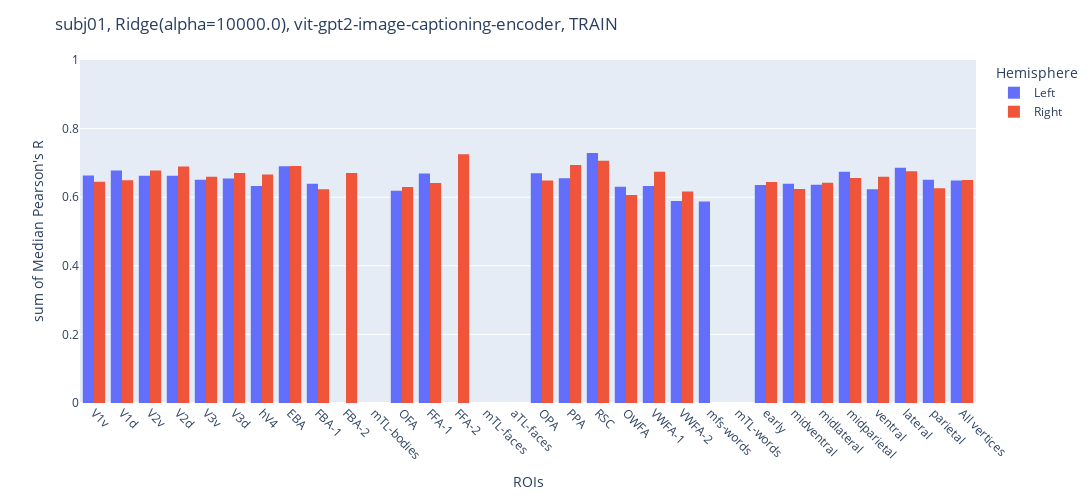

The cell this chart's notebook holds for it:
### Code cell
histogram(DATA_PATH, lh_correlation_train, rh_correlation_train,
          "{}, Ridge(alpha={}), {}-{}, TRAIN".format(SUBJ, 1e4, EXTRACTOR, "+".join(LAYER)))

### Figure 1 — Plotly figure (JSON) as saved in the notebook; plotly's stock layout.template omitted (floating-point values rounded to 4 significant figures)
{"data": [{"alignmentgroup": "True", "bingroup": "x", "histfunc": "sum", "hovertemplate": "Hemisphere=Left<br>ROIs=%{x}<br>sum of Median Pearson's R=%{y}<extra></extra>", "legendgroup": "Left", "marker": {"color": "#636efa", "pattern": {"shape": ""}}, "name": "Left", "offsetgroup": "Left", "orientation": "v", "showlegend": true, "type": "histogram", "x": ["V1v", "V1d", "V2v", "V2d", "V3v", "V3d", "hV4", "EBA", "FBA-1", "FBA-2", "mTL-bodies", "OFA", "FFA-1", "FFA-2", "mTL-faces", "aTL-faces", "OPA", "PPA", "RSC", "OWFA", "VWFA-1", "VWFA-2", "mfs-words", "mTL-words", "early", "midventral", "midlateral", "midparietal", "ventral", "lateral", "parietal", "All vertices"], "xaxis": "x", "y": [0.6629, 0.6781, 0.6622, 0.6628, 0.6506, 0.6545, 0.633, 0.6903, 0.6395, null, null, 0.6189, 0.669, null, null, null, 0.6702, 0.6555, 0.729, 0.6306, 0.6325, 0.5886, 0.5877, null, 0.6355, 0.6392, 0.6362, 0.6743, 0.6228, 0.6856, 0.6506, 0.6485], "yaxis": "y"}, {"alignmentgroup": "True", "bingroup": "x", "histfunc": "sum", "hovertemplate": "Hemisphere=Right<br>ROIs=%{x}<br>sum of Median Pearson's R=%{y}<extra></extra>", "legendgroup": "Right", "marker": {"color": "#EF553B", "pattern": {"shape": ""}}, "name": "Right", "offsetgroup": "Right", "orientation": "v", "showlegend": true, "type": "histogram", "x": ["V1v", "V1d", "V2v", "V2d", "V3v", "V3d", "hV4", "EBA", "FBA-1", "FBA-2", "mTL-bodies", "OFA", "FFA-1", "FFA-2", "mTL-faces", "aTL-faces", "OPA", "PPA", "RSC", "OWFA", "VWFA-1", "VWFA-2", "mfs-words", "mTL-words", "early", "midventral", "midlateral", "midparietal", "ventral", "lateral", "parietal", "All vertices"], "xaxis": "x", "y": [0.645, 0.6496, 0.6779, 0.6896, 0.6597, 0.6708, 0.6665, 0.6912, 0.6232, 0.6706, null, 0.6294, 0.6415, 0.7249, null, null, 0.6488, 0.6935, 0.7066, 0.6064, 0.6742, 0.6163, null, null, 0.644, 0.6236, 0.6419, 0.6562, 0.6599, 0.6754, 0.6262, 0.6501], "yaxis": "y"}], "layout": {"barmode": "group", "height": 500, "legend": {"title": {"text": "Hemisphere"}, "tracegroupgap": 0}, "margin": {"t": 60}, "title": {"text": "subj01, Ridge(alpha=10000.0), vit-gpt2-image-captioning-encoder, TRAIN"}, "width": 1500, "xaxis": {"anchor": "y", "categoryarray": ["V1v", "V1d", "V2v", "V2d", "V3v", "V3d", "hV4", "EBA", "FBA-1", "FBA-2", "mTL-bodies", "OFA", "FFA-1", "FFA-2", "mTL-faces", "aTL-faces", "OPA", "PPA", "RSC", "OWFA", "VWFA-1", "VWFA-2", "mfs-words", "mTL-words", "early", "midventral", "midlateral", "midparietal", "ventral", "lateral", "parietal", "All vertices"], "categoryorder": "array", "domain": [0, 1], "tickangle": 45, "title": {"text": "ROIs"}}, "yaxis": {"anchor": "x", "domain": [0, 1], "range": [0, 1], "title": {"text": "sum of Median Pearson's R"}}}}
